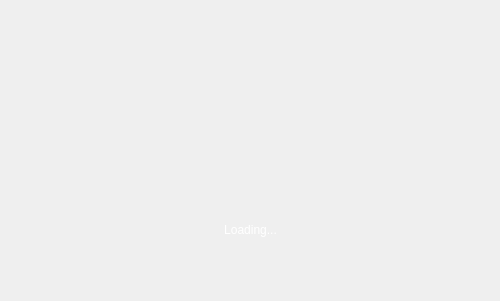
<?xml version="1.0" encoding="UTF-8"?>
<ui version="4.0">
 <class>splashForm</class>
 <widget class="QWidget" name="splashForm">
  <property name="windowModality">
   <enum>Qt::ApplicationModal</enum>
  </property>
  <property name="geometry">
   <rect>
    <x>0</x>
    <y>0</y>
    <width>500</width>
    <height>301</height>
   </rect>
  </property>
  <property name="windowTitle">
   <string>Studio</string>
  </property>
  <property name="styleSheet">
   <string notr="true"/>
  </property>
  <widget class="QFrame" name="frame">
   <property name="geometry">
    <rect>
     <x>0</x>
     <y>0</y>
     <width>501</width>
     <height>301</height>
    </rect>
   </property>
   <property name="styleSheet">
    <string notr="true">background-image: url(:/studio/res/splash.png); border: 0;</string>
   </property>
   <property name="frameShape">
    <enum>QFrame::StyledPanel</enum>
   </property>
   <property name="frameShadow">
    <enum>QFrame::Raised</enum>
   </property>
   <widget class="QLabel" name="statusText">
    <property name="geometry">
     <rect>
      <x>10</x>
      <y>220</y>
      <width>481</width>
      <height>20</height>
     </rect>
    </property>
    <property name="styleSheet">
     <string notr="true">color: rgb(255, 255, 255)</string>
    </property>
    <property name="text">
     <string>Loading...</string>
    </property>
    <property name="alignment">
     <set>Qt::AlignCenter</set>
    </property>
   </widget>
  </widget>
 </widget>
 <resources>
  <include location="studio.qrc"/>
 </resources>
 <connections/>
</ui>
